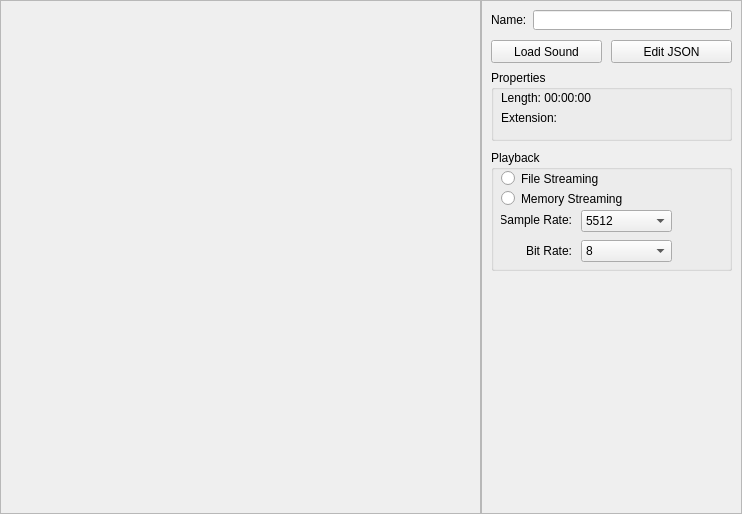
<?xml version="1.0" encoding="UTF-8"?>
<ui version="4.0">
 <class>SoundEditor</class>
 <widget class="QWidget" name="SoundEditor">
  <property name="geometry">
   <rect>
    <x>0</x>
    <y>0</y>
    <width>742</width>
    <height>514</height>
   </rect>
  </property>
  <property name="sizePolicy">
   <sizepolicy hsizetype="Expanding" vsizetype="Expanding">
    <horstretch>0</horstretch>
    <verstretch>0</verstretch>
   </sizepolicy>
  </property>
  <property name="windowTitle">
   <string>Form</string>
  </property>
  <layout class="QHBoxLayout" name="horizontalLayout_2">
   <property name="leftMargin">
    <number>0</number>
   </property>
   <property name="topMargin">
    <number>0</number>
   </property>
   <property name="rightMargin">
    <number>0</number>
   </property>
   <property name="bottomMargin">
    <number>0</number>
   </property>
   <item>
    <layout class="QHBoxLayout" name="horizontalLayout">
     <property name="spacing">
      <number>0</number>
     </property>
     <property name="sizeConstraint">
      <enum>QLayout::SetNoConstraint</enum>
     </property>
     <item>
      <widget class="QFrame" name="frameSoundPreview">
       <property name="frameShape">
        <enum>QFrame::StyledPanel</enum>
       </property>
       <property name="frameShadow">
        <enum>QFrame::Raised</enum>
       </property>
      </widget>
     </item>
     <item>
      <widget class="QFrame" name="frameProperties">
       <property name="sizePolicy">
        <sizepolicy hsizetype="Fixed" vsizetype="Preferred">
         <horstretch>0</horstretch>
         <verstretch>0</verstretch>
        </sizepolicy>
       </property>
       <property name="minimumSize">
        <size>
         <width>261</width>
         <height>512</height>
        </size>
       </property>
       <property name="maximumSize">
        <size>
         <width>261</width>
         <height>16777215</height>
        </size>
       </property>
       <property name="autoFillBackground">
        <bool>true</bool>
       </property>
       <property name="frameShape">
        <enum>QFrame::StyledPanel</enum>
       </property>
       <property name="frameShadow">
        <enum>QFrame::Raised</enum>
       </property>
       <widget class="QGroupBox" name="groupBoxPlayback">
        <property name="geometry">
         <rect>
          <x>10</x>
          <y>150</y>
          <width>241</width>
          <height>121</height>
         </rect>
        </property>
        <property name="title">
         <string>Playback</string>
        </property>
        <widget class="QRadioButton" name="radioButtonFileStreaming">
         <property name="geometry">
          <rect>
           <x>10</x>
           <y>20</y>
           <width>221</width>
           <height>17</height>
          </rect>
         </property>
         <property name="text">
          <string>File Streaming</string>
         </property>
        </widget>
        <widget class="QRadioButton" name="radioButtonMemoryStreaming">
         <property name="geometry">
          <rect>
           <x>10</x>
           <y>40</y>
           <width>221</width>
           <height>17</height>
          </rect>
         </property>
         <property name="text">
          <string>Memory Streaming</string>
         </property>
        </widget>
        <widget class="QLabel" name="labelSampleRate">
         <property name="geometry">
          <rect>
           <x>10</x>
           <y>62</y>
           <width>71</width>
           <height>16</height>
          </rect>
         </property>
         <property name="text">
          <string>Sample Rate:</string>
         </property>
         <property name="alignment">
          <set>Qt::AlignRight|Qt::AlignTrailing|Qt::AlignVCenter</set>
         </property>
        </widget>
        <widget class="QLabel" name="labelBitRate">
         <property name="geometry">
          <rect>
           <x>10</x>
           <y>93</y>
           <width>71</width>
           <height>16</height>
          </rect>
         </property>
         <property name="text">
          <string>Bit Rate:</string>
         </property>
         <property name="alignment">
          <set>Qt::AlignRight|Qt::AlignTrailing|Qt::AlignVCenter</set>
         </property>
        </widget>
        <widget class="QComboBox" name="comboBoxSampleRate">
         <property name="geometry">
          <rect>
           <x>90</x>
           <y>60</y>
           <width>91</width>
           <height>22</height>
          </rect>
         </property>
         <item>
          <property name="text">
           <string>5512</string>
          </property>
         </item>
         <item>
          <property name="text">
           <string>11025</string>
          </property>
         </item>
         <item>
          <property name="text">
           <string>22050</string>
          </property>
         </item>
         <item>
          <property name="text">
           <string>32000</string>
          </property>
         </item>
         <item>
          <property name="text">
           <string>44100</string>
          </property>
         </item>
         <item>
          <property name="text">
           <string>48000</string>
          </property>
         </item>
        </widget>
        <widget class="QComboBox" name="comboBoxBitRate">
         <property name="geometry">
          <rect>
           <x>90</x>
           <y>90</y>
           <width>91</width>
           <height>22</height>
          </rect>
         </property>
         <item>
          <property name="text">
           <string>8</string>
          </property>
         </item>
         <item>
          <property name="text">
           <string>16</string>
          </property>
         </item>
         <item>
          <property name="text">
           <string>24</string>
          </property>
         </item>
         <item>
          <property name="text">
           <string>32</string>
          </property>
         </item>
         <item>
          <property name="text">
           <string>40</string>
          </property>
         </item>
         <item>
          <property name="text">
           <string>48</string>
          </property>
         </item>
         <item>
          <property name="text">
           <string>56</string>
          </property>
         </item>
         <item>
          <property name="text">
           <string>64</string>
          </property>
         </item>
         <item>
          <property name="text">
           <string>80</string>
          </property>
         </item>
         <item>
          <property name="text">
           <string>96</string>
          </property>
         </item>
         <item>
          <property name="text">
           <string>112</string>
          </property>
         </item>
         <item>
          <property name="text">
           <string>128</string>
          </property>
         </item>
         <item>
          <property name="text">
           <string>144</string>
          </property>
         </item>
         <item>
          <property name="text">
           <string>160</string>
          </property>
         </item>
         <item>
          <property name="text">
           <string>192</string>
          </property>
         </item>
         <item>
          <property name="text">
           <string>224</string>
          </property>
         </item>
         <item>
          <property name="text">
           <string>256</string>
          </property>
         </item>
         <item>
          <property name="text">
           <string>320</string>
          </property>
         </item>
         <item>
          <property name="text">
           <string>512</string>
          </property>
         </item>
        </widget>
       </widget>
       <widget class="QPushButton" name="pushButtonLoadSound">
        <property name="geometry">
         <rect>
          <x>10</x>
          <y>40</y>
          <width>111</width>
          <height>23</height>
         </rect>
        </property>
        <property name="text">
         <string>Load Sound</string>
        </property>
        <property name="icon">
         <iconset resource="../../resources/icons.qrc">
          <normaloff>:/icons/folder_open.png</normaloff>:/icons/folder_open.png</iconset>
        </property>
       </widget>
       <widget class="QPushButton" name="pushButtonEditJson">
        <property name="geometry">
         <rect>
          <x>130</x>
          <y>40</y>
          <width>121</width>
          <height>23</height>
         </rect>
        </property>
        <property name="text">
         <string>Edit JSON</string>
        </property>
        <property name="icon">
         <iconset resource="../../resources/icons.qrc">
          <normaloff>:/icons/script.png</normaloff>:/icons/script.png</iconset>
        </property>
       </widget>
       <widget class="QLineEdit" name="lineEditName">
        <property name="geometry">
         <rect>
          <x>52</x>
          <y>10</y>
          <width>199</width>
          <height>20</height>
         </rect>
        </property>
       </widget>
       <widget class="QLabel" name="labelName">
        <property name="geometry">
         <rect>
          <x>10</x>
          <y>13</y>
          <width>46</width>
          <height>13</height>
         </rect>
        </property>
        <property name="text">
         <string>Name:</string>
        </property>
       </widget>
       <widget class="QGroupBox" name="groupBoxProperties">
        <property name="geometry">
         <rect>
          <x>10</x>
          <y>70</y>
          <width>241</width>
          <height>71</height>
         </rect>
        </property>
        <property name="title">
         <string>Properties</string>
        </property>
        <widget class="QLabel" name="labelLength">
         <property name="geometry">
          <rect>
           <x>10</x>
           <y>20</y>
           <width>221</width>
           <height>16</height>
          </rect>
         </property>
         <property name="text">
          <string>Length: 00:00:00</string>
         </property>
        </widget>
        <widget class="QLabel" name="labelExtension">
         <property name="geometry">
          <rect>
           <x>10</x>
           <y>40</y>
           <width>221</width>
           <height>16</height>
          </rect>
         </property>
         <property name="text">
          <string>Extension: </string>
         </property>
        </widget>
       </widget>
      </widget>
     </item>
    </layout>
   </item>
  </layout>
 </widget>
 <resources>
  <include location="../../resources/icons.qrc"/>
 </resources>
 <connections/>
</ui>
